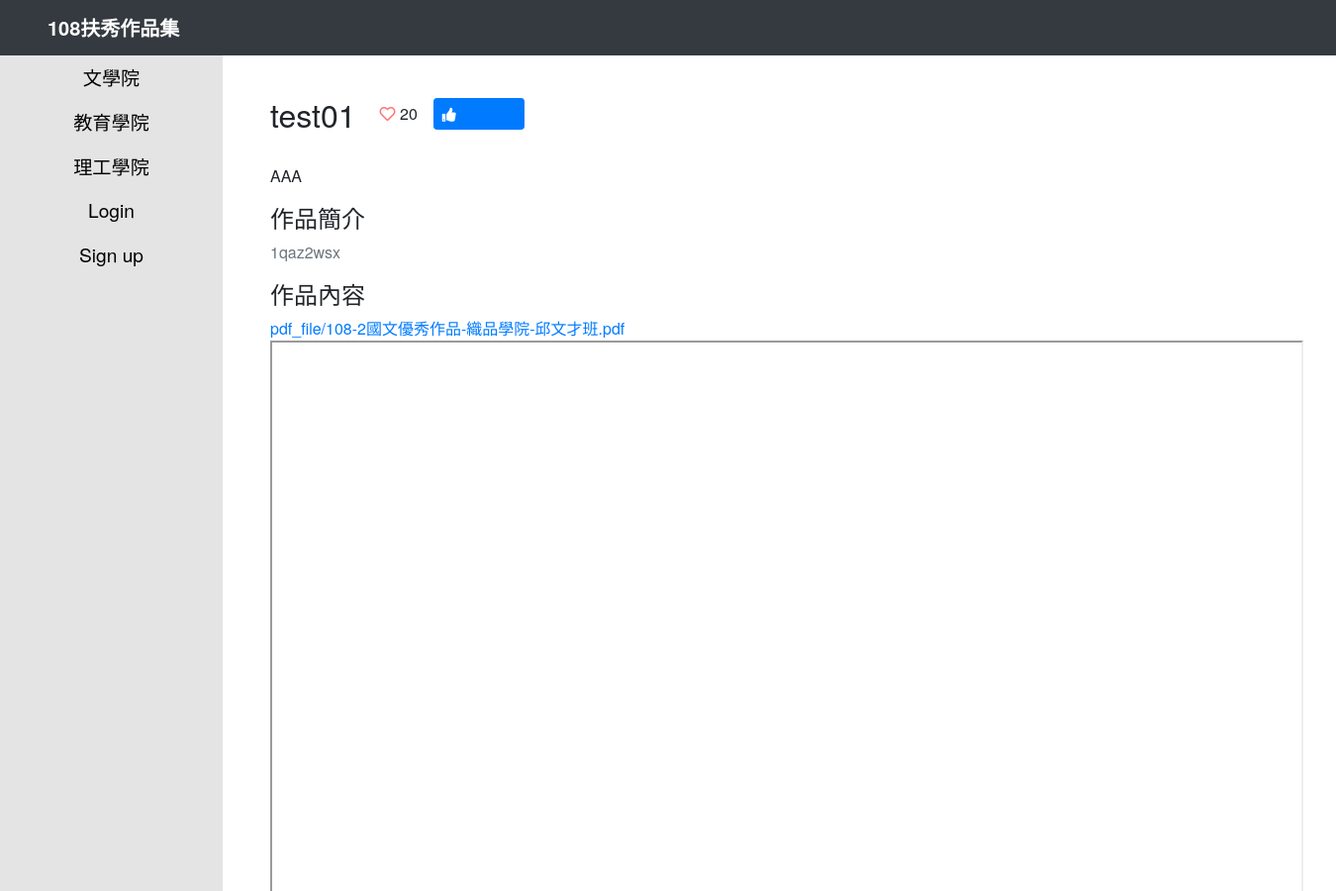
The app's page /portfolios/1/ (upper part), older data.
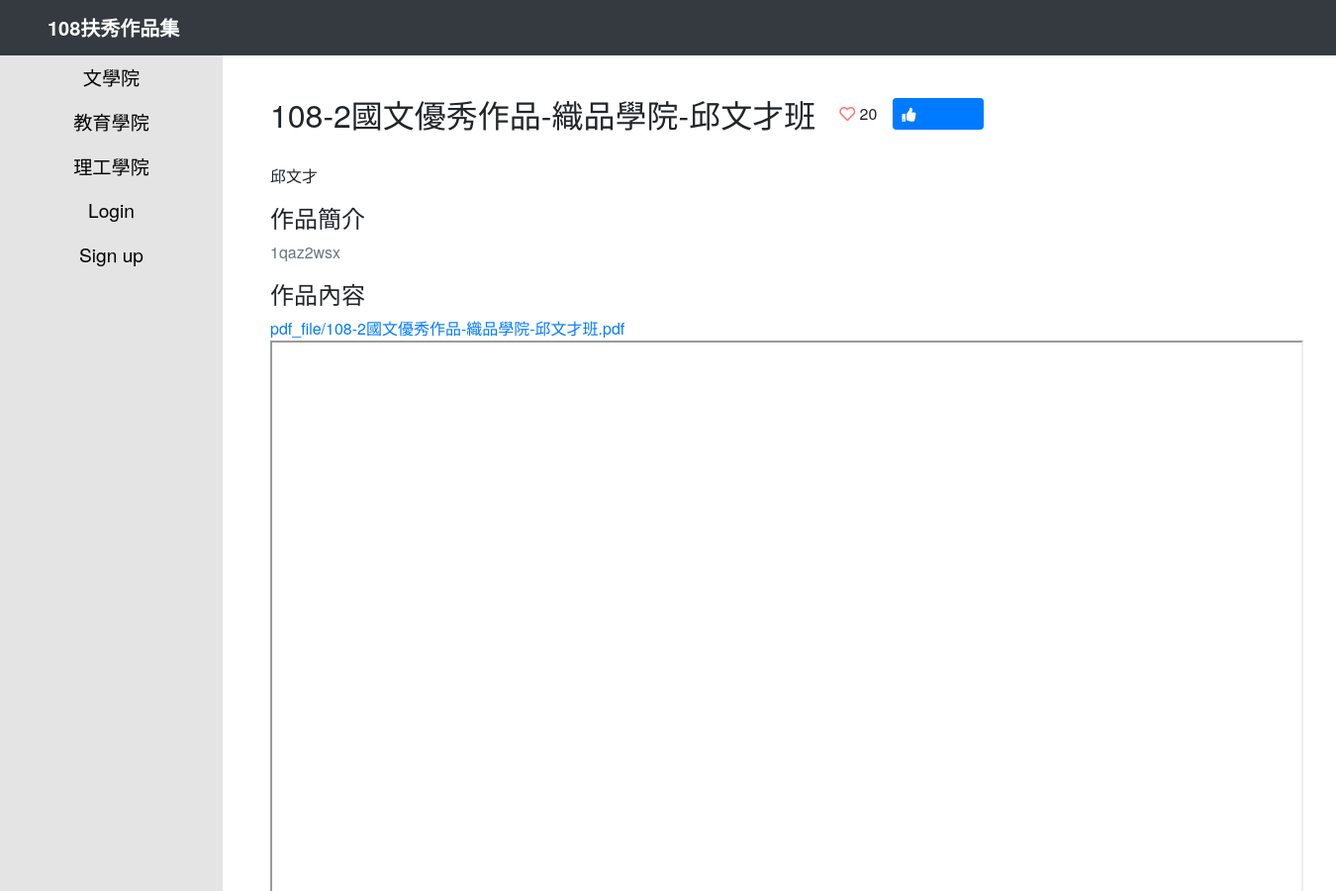
The same page, newer data.
### portfolios/models.py (models this page shows, shortened)
class Work(models.Model):
	title = models.CharField(max_length=200)
	author = models.CharField(max_length=200)
	work_college = models.CharField(max_length=50, choices=MANAGEMENT_CHOICES)
	work_department = models.CharField(max_length=200)
	description = models.TextField()
	pdf_file = models.FileField(upload_to='pdf_file', blank=True)
	video_url = models.URLField(max_length=200, blank=True)
	created_date = models.DateTimeField(default=timezone.now)
	class Meta:
		ordering = ('-created_date',)

### portfolios/views.py (the view)
# urls.py: path('<int:choiceText_id>/', views.detail, name='detail'),
def detail(request, choiceText_id):
	work = get_object_or_404(Work, pk=choiceText_id)
	print('送出後，就無法修改投票囉！')
	return render(request, 'portfolios/article.html', {'work': work})

### templates/portfolios/article.html (shortened to what this page needs)
{% extends "layout/base.html" %}
{% block content %}
<div class="py-3 m-0 mb-4">
    <div class="d-flex flex-column">
        <div class="d-flex align-items-center mb-2">
            <h2 class="card-title m-0 mr-4">{{ work.title }}</h2>
            <span class="mr-3"><i class="far fa-heart"></i> 20</span>
            <button class="btn btn-primary btn-sm plus-one-btn"><i class="fas fa-thumbs-up"></i><a href="{% url 'portfolios:vote' work.id %}"> 投一票！</a></button>
        </div>
        <p class="card-text">
            {{ work.work_department }} <br/>
            {{ work.author }}
        </p>
        <h4>作品簡介</h4>
        <p class="text-muted">
            {{ work.description }}
        </p>
        <h4>作品內容</h4>
        <a href="{{ work.pdf_file.url }}" target="_blank">{{ work.pdf_file }}</a>
        <iframe src="{{ work.pdf_file.url }}" width="100%" height="700px"></iframe>
    </div>
</div>
{% endblock %}

Row changes from the older to the newer data that the page shows:
changed Work "1qaz2wsx": title "test01" → "108-2國文優秀作品-織品學院-邱文才班"; author "AAA" → "邱文才"
